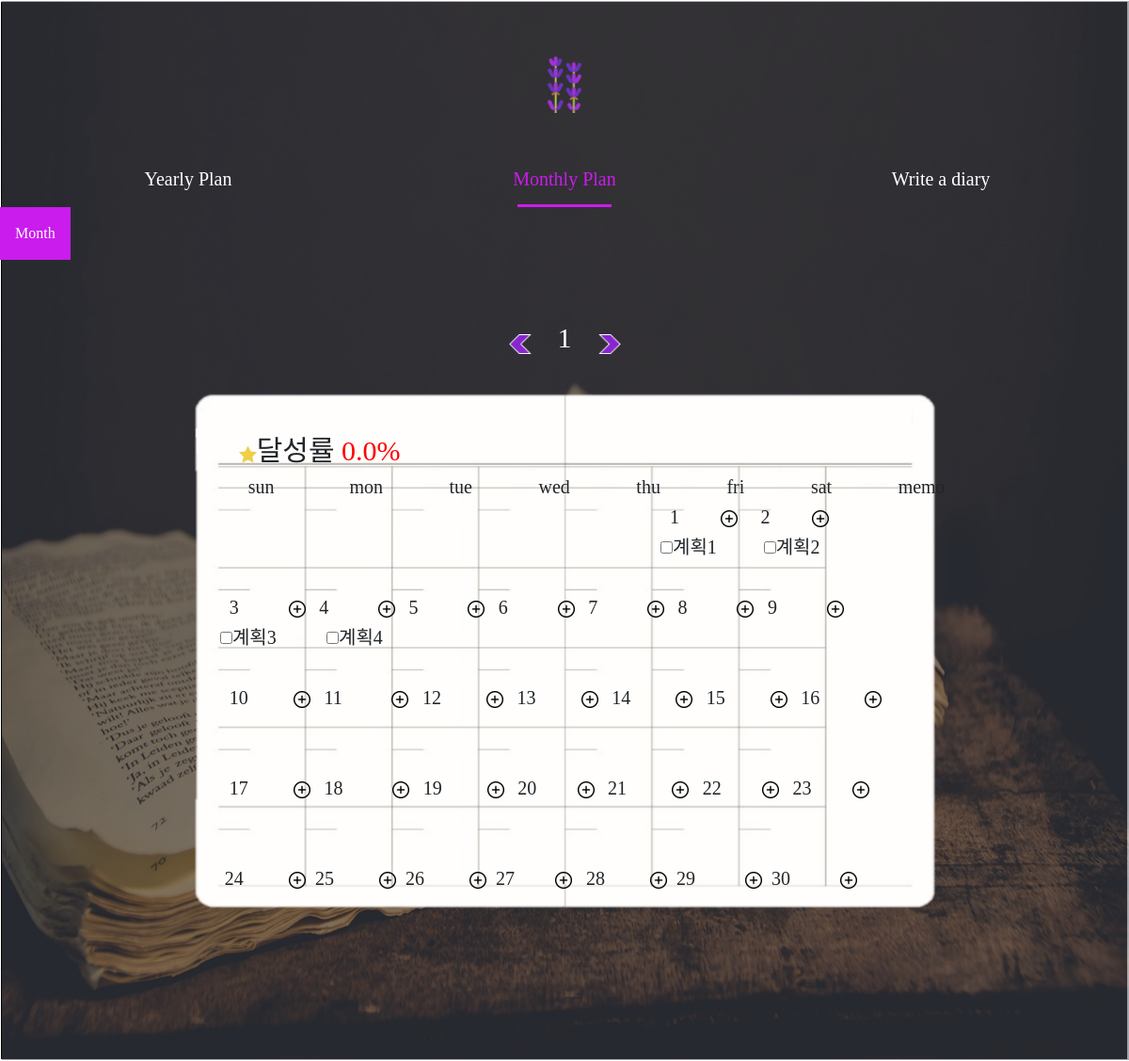
The app's page /monthly/, older data.
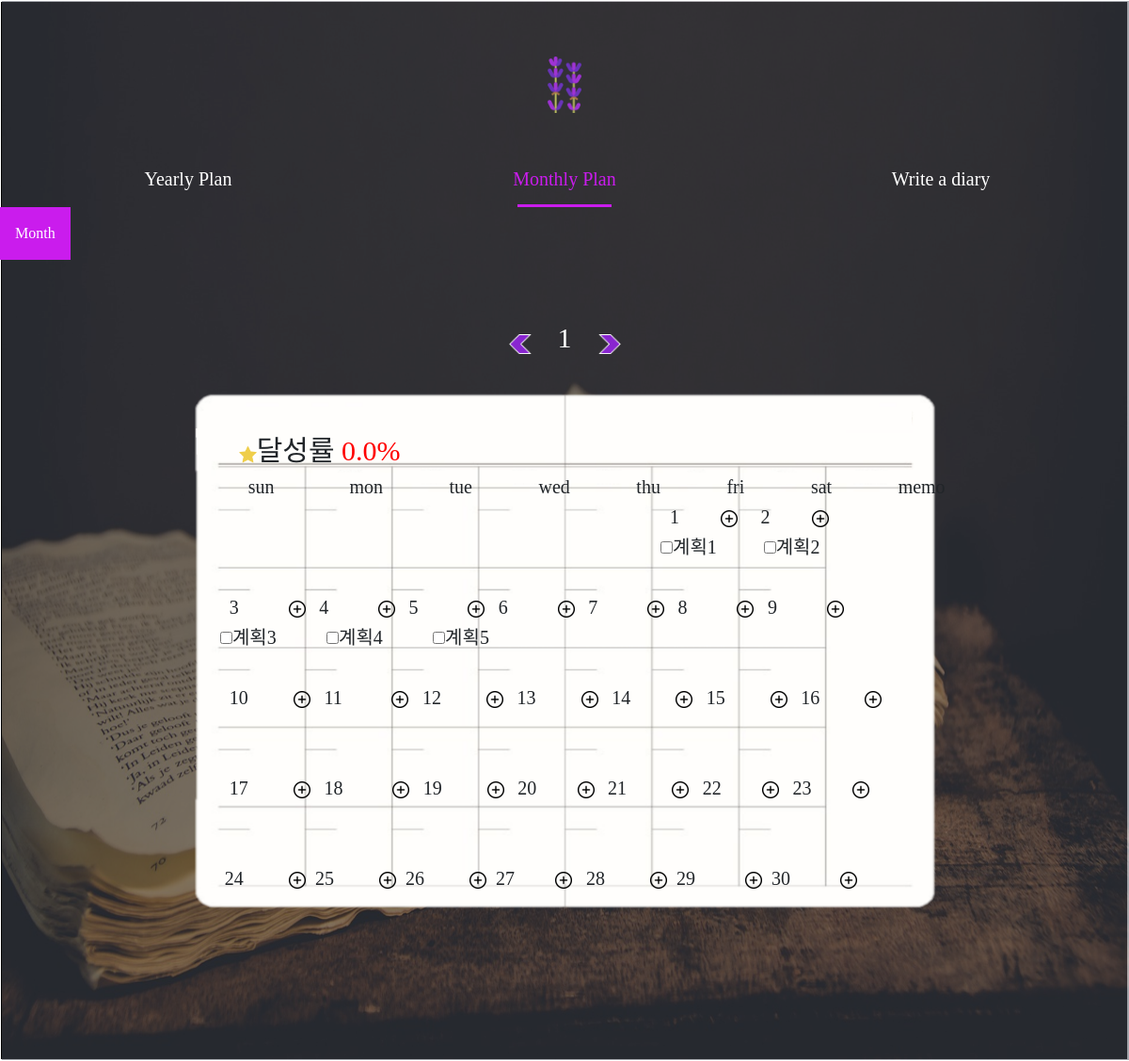
The same page, newer data.
### diary_app/models.py (models this page shows)
class Monthly(models.Model):
    title3=models.CharField(max_length=50, blank=False)#목표
    box3=models.IntegerField(blank=False, default=0) #체크박스여부
    month2=models.IntegerField(blank=False, default=1) #달

### diary_app/views.py (the view)
# urls.py: path('monthly/', views.monthly, name='monthly'),
def monthly(request):
    if Monthly.objects is not None:
        month=1
        content=Monthly.objects
        q = Monthly.objects.annotate(num=Count('id'))
        count=0
        for i in q:
            count=count+1
        q_2 = Monthly.objects.annotate(num=Count('box3'))
        count_2=0
        for j in q_2:
            if j.box3==1:
                count_2=count_2+1
        count=count_2/count*100
        return render(request,'monthly.html',{'check':content, 'count':count, 'n' : range(1), 'month':month})
    else:
        return render(request,'monthly.html')

### diary_app/templates/monthly.html (shortened to what the changed rows need)
<!DOCTYPE html>
<html lang="en">
<head>
    <link href="/static/css/monthly.css" rel="stylesheet" />
    <link rel="stylesheet" href="https://cdn.jsdelivr.net/npm/bootstrap@4.5.3/dist/css/bootstrap.min.css">
</head>
<body>
    <div class="entry">
        {% if month == 1 %}
        <h5 style="margin-left: 50%;">
            {% for turn in check.all %}
            {% if turn.month2 == month %}
                {% if turn.id == 1 %}
                    {% for i in n %}
                        <wr style="margin-left: 0;">
                                <a><input type="checkbox" name="box2" value="0" id="chk1" onclick="chk();" >{{turn.title3}}</a>
                        </wr>
                    {% endfor %}
                {% elif turn.id == 2  %}
                    <wr style="margin-left: 9%;">
                        {% for i in n %}
                        <a><input type="checkbox" name="box2" value="0" id="chk1" onclick="chk();">{{turn.title3}}</a>
                        {% endfor %}
                    </wr>
                {% endif %}
            {% endif %}
            {% endfor %}
        </h5>
        <h5 style="margin-left: 3%;">
            {% for turn in check.all %}
            {% if turn.month2 == month %}
                {% if turn.id == 3 %}
                    {% for i in n %}
                        <wr style="margin-left: 0;">
                                <a><input type="checkbox" name="box2" value="0" id="chk1" onclick="chk();" >{{turn.title3}}</a>
                        </wr>
                    {% endfor %}
                {% elif turn.id == 4  %}
                    <wr style="margin-left: 5%;">
                        {% for i in n %}
                        <a><input type="checkbox" name="box2" value="0" id="chk1" onclick="chk();">{{turn.title3}}</a>
                        {% endfor %}
                    </wr>
                {% elif turn.id == 5  %}
                    <wr style="margin-left: 5%;">
                        {% for i in n %}
                        <a><input type="checkbox" name="box2" value="0" id="chk1" onclick="chk();">{{turn.title3}}</a>
                        {% endfor %}
                    </wr>
                {% elif turn.id == 9  %}
                    <wr style="margin-left: 5%;">
                        {% for i in n %}
                        <a><input type="checkbox" name="box2" value="0" id="chk1" onclick="chk();">{{turn.title3}}</a>
                        {% endfor %}
                    </wr>
                {% endif %}
            {% endif %}
            {% endfor %}
        </h5>
        {% endif %}
    </div>
</body>
</html>

Row changes from the older to the newer data that the page shows:
added Monthly: title3 "계획5", shown under "3 4 5 6 7 8 9"
